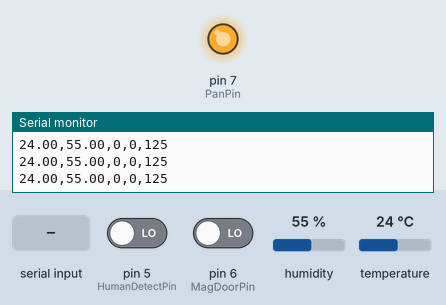
Simulated run of this sketch. Board: Arduino Uno, built with avr-gcc and run on an emulated ATmega328P. On the bench: output pins drawn as LEDs (lit = HIGH), the last lines printed to the serial monitor. The inputs (shaded band) are chosen by the test bench; at power-on: pin 5 (HumanDetectPin) LOW, pin 6 (MagDoorPin) LOW, humidity 55 %, temperature 24 °C.

Above: at 1.3 s.
1.4 s: "90,45\n" received over the second serial link
At 3.0 s:
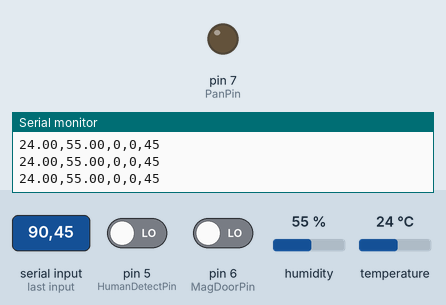
3.6 s: "0\n" received over the second serial link
At 5.1 s:
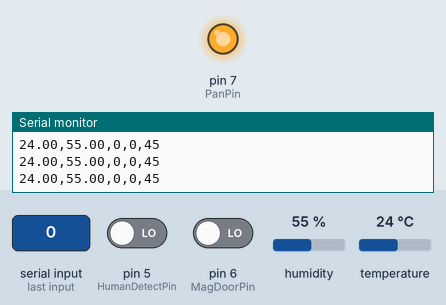
5.8 s: "30,150\n" received over the second serial link
At 7.3 s:
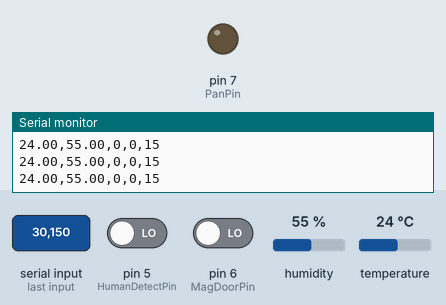
Timing chart, 0 to 8.8 s (numbered marks = the images above; inputs shaded):
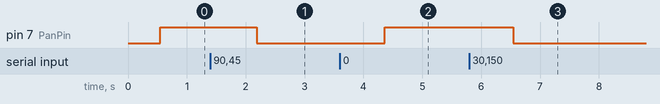

Measured:
- after the input at 1.4 s, pin 7 (PanPin): HIGH → LOW after 0.79 s
- after the input at 3.6 s, pin 7 (PanPin): LOW → HIGH after 0.77 s
- after the input at 5.8 s, pin 7 (PanPin): HIGH → LOW after 0.75 s

The sketch:

HC_06_Echo.ino
```cpp
#include <SoftwareSerial.h>
#include <stdio.h>
#define rxPin 3
#define txPin 2
#define BUFF_SIZE 1024

SoftwareSerial BTSerial(txPin, rxPin);

#include <DHT11.h>
int pin=4;    // DHT11 temperature sensor
DHT11 dht11(pin);


String temp2;
String humi2;
String HumanDetectVal;
String DoorOCVal;

int HumanDetectPin = 5; // 센서 시그널핀
int pirState = LOW; // PIR 초기상태
int Humanval = 0; // Signal 입력값

int MagDoorPin = 6;
int Doorval = 0;

int PanPin = 7;

// 데이터 버퍼
byte buffer[BUFF_SIZE];
byte index;
byte data;

char SendTemp[50];
char SendHumi[50];

char TempPlusHumi[50];

int PanHumi = 20;
int PanPower = 125;

char ReciveTemp[10];
char RecivePanPower[10];

void setup() {
  pinMode(HumanDetectPin, INPUT); // 센서 Input 설정
  pinMode(MagDoorPin,INPUT);
  pinMode (PanPin, OUTPUT);
  BTSerial.begin(9600);
  Serial.begin(9600);
  index = 0;

}

void loop() {


  if(BTSerial.available())  //사용자가 명령어를 보낸다.
  {
    while(BTSerial.available()) {
      data = BTSerial.read();
      buffer[index++] = data;
      if(index == BUFF_SIZE || data == '\0') break;
      delay(1);
    }

  String myString = String((char *)buffer);
  myString.substring(0,2).toCharArray(ReciveTemp,3);
  myString.substring(3).toCharArray(RecivePanPower,3);

  PanHumi = atoi(ReciveTemp);
  PanPower = atoi(RecivePanPower);
  Serial.print(PanHumi);
  Serial.println();
  Serial.print(PanPower);
  Serial.println();

  index = 0;
  }

  Humanval = digitalRead(HumanDetectPin); //인체 감지 파트

  if (Humanval == HIGH){
     HumanDetectVal = "1";
    }
    else
    {
      HumanDetectVal = "0";
      }

  Doorval = digitalRead(MagDoorPin);  //문 제어 파트
  if(Doorval == HIGH)
  {
    DoorOCVal = "1";
    }
    else
    {
      DoorOCVal = "0";
      }

  int err;                          //실시간 온습도 전송 파트
  float temp, humi;
  if((err=dht11.read(humi, temp))==0)
  {
    dtostrf(temp, 4, 2,SendTemp);
    dtostrf(humi, 4, 2,SendHumi);

    temp2 = SendTemp;
    humi2 = SendHumi;

    String result = temp2+","+humi2+","+HumanDetectVal+","+DoorOCVal+","+PanPower;
    Serial.print(result);
    Serial.println();

    for(int i = 0; i < result.length(); i ++)
    {
      TempPlusHumi[i] = result.charAt(i);
      }

    TempPlusHumi[result.length()] = '\0';

    for(uint8_t j = 0; j <= result.length(); ++j) {   //온,습도 센서 값 + 인체감지 센서값 + 문 감지 센서 값을 TempPlusHumi에 넣고 전송함.
      BTSerial.print(TempPlusHumi[j]);
    }

    delay(500);
  }
  else
  {
  }

  if(temp > PanHumi)
  {
    digitalWrite (PanPin, HIGH);
    }
    else
    {
      digitalWrite (PanPin, LOW);
      }
}
```
